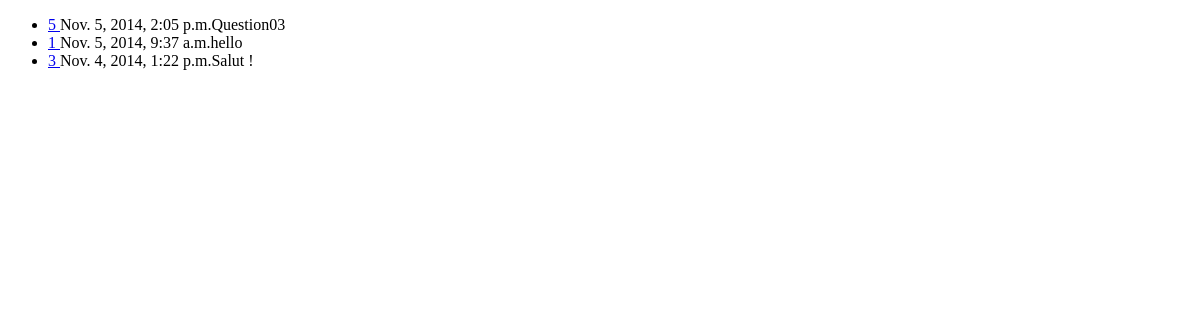
The page /polls/ on the database as committed earlier.
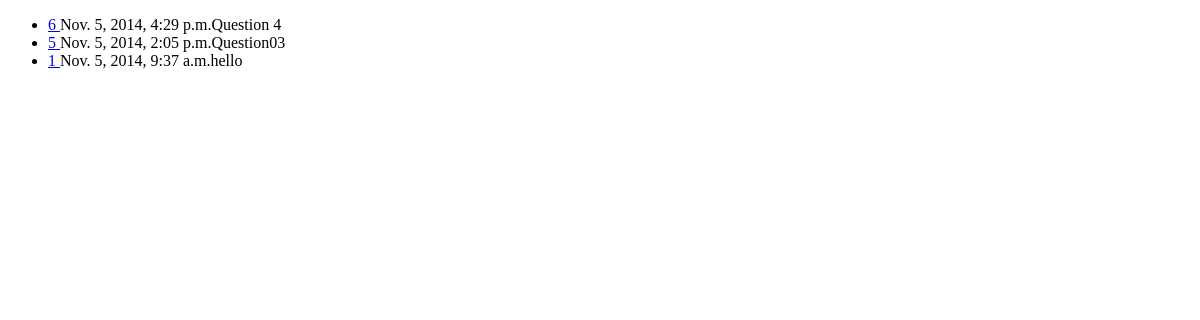
The same page on the database as committed later.
### polls/models.py (models this page shows, shortened)
class Question(models.Model):
    question_text = models.CharField(max_length=200)
    pub_date = models.DateTimeField('date published')
    def was_published_recently(self):
        return self.pub_date >= timezone.now() - datetime.timedelta(days=1)
    was_published_recently.admin_order_field = 'pub_date'
    was_published_recently.boolean = True
    was_published_recently.short_description = ' Publié récemment ?'

### polls/views.py (the view)
def index(request):
    latest_question_list = Question.objects.all().order_by('-pub_date')[:5]
    context = {'latest_question_list': latest_question_list}
    return render(request, 'polls/index.html', context)

### polls/templates/polls/index.html (shortened to what this page needs)
<!DOCTYPE html>
<html>
<head lang="fr">
</head>
<body>
{% if latest_question_list %}
    <ul>
    {% for question in latest_question_list %}
        <li><a href="/polls/{{ question.id }}/">{{ question.id }} </a>{{ question.pub_date }}{{ question.question_text }}</li>
    {% endfor %}
    </ul>
{% else %}
    <p>No polls are available.</p>
{% endif %}
</body>
</html>

Rows that differ between the two databases and show on the page:
removed Question: id "3", pub_date "Nov. 4, 2014, 1:22 p.m.", question_text "Salut !"
added Question: id "6", pub_date "Nov. 5, 2014, 4:29 p.m.", question_text "Question 4"
